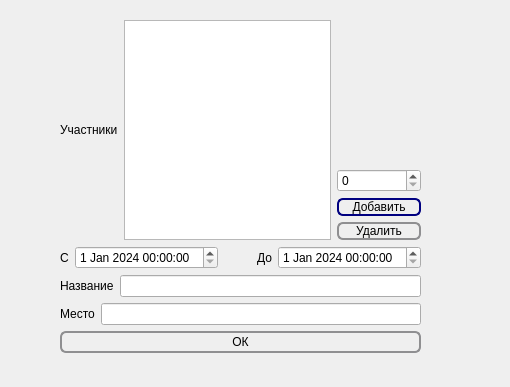
<?xml version="1.0" encoding="UTF-8"?>
<ui version="4.0">
 <class>EditEvent</class>
 <widget class="QDialog" name="EditEvent">
  <property name="geometry">
   <rect>
    <x>0</x>
    <y>0</y>
    <width>510</width>
    <height>387</height>
   </rect>
  </property>
  <property name="windowTitle">
   <string>Dialog</string>
  </property>
  <widget class="QWidget" name="layoutWidget">
   <property name="geometry">
    <rect>
     <x>60</x>
     <y>20</y>
     <width>361</width>
     <height>333</height>
    </rect>
   </property>
   <layout class="QVBoxLayout" name="verticalLayout_3">
    <item>
     <layout class="QHBoxLayout" name="horizontalLayout">
      <item>
       <widget class="QLabel" name="label">
        <property name="text">
         <string>Участники</string>
        </property>
       </widget>
      </item>
      <item>
       <widget class="QListWidget" name="Participants"/>
      </item>
      <item>
       <layout class="QVBoxLayout" name="verticalLayout_2">
        <item>
         <spacer name="verticalSpacer">
          <property name="orientation">
           <enum>Qt::Vertical</enum>
          </property>
          <property name="sizeHint" stdset="0">
           <size>
            <width>20</width>
            <height>40</height>
           </size>
          </property>
         </spacer>
        </item>
        <item>
         <widget class="QSpinBox" name="spinBox"/>
        </item>
        <item>
         <widget class="QPushButton" name="AddButton">
          <property name="styleSheet">
           <string notr="true">QPushButton {
     border: 2px solid #8f8f91;
     border-radius: 6px;
     background-color: qlineargradient(x1: 0, y1: 0, x2: 0, y2: 1,
                                       stop: 0 #f6f7fa, stop: 1 #dadbde);
     min-width: 80px;
 }

 QPushButton:pressed {
     background-color: qlineargradient(x1: 0, y1: 0, x2: 0, y2: 1,
                                       stop: 0 #dadbde, stop: 1 #f6f7fa);
 }

 QPushButton:flat {
     border: none; /* для плоской кнопки границы нет */
 }

 QPushButton:default {
     border-color: navy; /* делаем кнопку по умолчанию выпуклой */
 }
Для кнопки QPushButton с меню используйте субэлемент управления ::menu-indicator.

 QPushButton:open { /* когда собственное меню кнопки раскрыто */
     background-color: qlineargradient(x1: 0, y1: 0, x2: 0, y2: 1,
                                       stop: 0 #dadbde, stop: 1 #f6f7fa);
 }

 QPushButton::menu-indicator {
     image: url(menu_indicator.png);
     subcontrol-origin: padding;
     subcontrol-position: bottom right;
 }

 QPushButton::menu-indicator:pressed, QPushButton::menu-indicator:open {
     position: relative;
     top: 2px; left: 2px; /* сдвигаем стрелку на 2 px */
 }</string>
          </property>
          <property name="text">
           <string>Добавить</string>
          </property>
         </widget>
        </item>
        <item>
         <widget class="QPushButton" name="DeleteButton">
          <property name="styleSheet">
           <string notr="true">QPushButton {
     border: 2px solid #8f8f91;
     border-radius: 6px;
     background-color: qlineargradient(x1: 0, y1: 0, x2: 0, y2: 1,
                                       stop: 0 #f6f7fa, stop: 1 #dadbde);
     min-width: 80px;
 }

 QPushButton:pressed {
     background-color: qlineargradient(x1: 0, y1: 0, x2: 0, y2: 1,
                                       stop: 0 #dadbde, stop: 1 #f6f7fa);
 }

 QPushButton:flat {
     border: none; /* для плоской кнопки границы нет */
 }

 QPushButton:default {
     border-color: navy; /* делаем кнопку по умолчанию выпуклой */
 }
Для кнопки QPushButton с меню используйте субэлемент управления ::menu-indicator.

 QPushButton:open { /* когда собственное меню кнопки раскрыто */
     background-color: qlineargradient(x1: 0, y1: 0, x2: 0, y2: 1,
                                       stop: 0 #dadbde, stop: 1 #f6f7fa);
 }

 QPushButton::menu-indicator {
     image: url(menu_indicator.png);
     subcontrol-origin: padding;
     subcontrol-position: bottom right;
 }

 QPushButton::menu-indicator:pressed, QPushButton::menu-indicator:open {
     position: relative;
     top: 2px; left: 2px; /* сдвигаем стрелку на 2 px */
 }</string>
          </property>
          <property name="text">
           <string>Удалить</string>
          </property>
         </widget>
        </item>
       </layout>
      </item>
     </layout>
    </item>
    <item>
     <layout class="QHBoxLayout" name="horizontalLayout_2">
      <item>
       <widget class="QLabel" name="label_2">
        <property name="text">
         <string>С</string>
        </property>
       </widget>
      </item>
      <item>
       <widget class="QDateTimeEdit" name="startTime">
        <property name="maximumDateTime">
         <datetime>
          <hour>23</hour>
          <minute>59</minute>
          <second>59</second>
          <year>2024</year>
          <month>1</month>
          <day>31</day>
         </datetime>
        </property>
        <property name="minimumDateTime">
         <datetime>
          <hour>0</hour>
          <minute>0</minute>
          <second>0</second>
          <year>2024</year>
          <month>1</month>
          <day>1</day>
         </datetime>
        </property>
        <property name="minimumDate">
         <date>
          <year>2024</year>
          <month>1</month>
          <day>1</day>
         </date>
        </property>
       </widget>
      </item>
      <item>
       <spacer name="horizontalSpacer">
        <property name="orientation">
         <enum>Qt::Horizontal</enum>
        </property>
        <property name="sizeHint" stdset="0">
         <size>
          <width>40</width>
          <height>20</height>
         </size>
        </property>
       </spacer>
      </item>
      <item>
       <widget class="QLabel" name="label_3">
        <property name="text">
         <string>До</string>
        </property>
       </widget>
      </item>
      <item>
       <widget class="QDateTimeEdit" name="endTime">
        <property name="maximumDate">
         <date>
          <year>2024</year>
          <month>1</month>
          <day>31</day>
         </date>
        </property>
        <property name="minimumDate">
         <date>
          <year>2024</year>
          <month>1</month>
          <day>1</day>
         </date>
        </property>
       </widget>
      </item>
     </layout>
    </item>
    <item>
     <layout class="QHBoxLayout" name="horizontalLayout_3">
      <item>
       <widget class="QLabel" name="label_4">
        <property name="text">
         <string>Название</string>
        </property>
       </widget>
      </item>
      <item>
       <widget class="QLineEdit" name="Name"/>
      </item>
     </layout>
    </item>
    <item>
     <layout class="QHBoxLayout" name="horizontalLayout_4">
      <item>
       <widget class="QLabel" name="label_5">
        <property name="text">
         <string>Место</string>
        </property>
       </widget>
      </item>
      <item>
       <widget class="QLineEdit" name="Place"/>
      </item>
     </layout>
    </item>
    <item>
     <widget class="QPushButton" name="OKbutton">
      <property name="styleSheet">
       <string notr="true">QPushButton {
     border: 2px solid #8f8f91;
     border-radius: 6px;
     background-color: qlineargradient(x1: 0, y1: 0, x2: 0, y2: 1,
                                       stop: 0 #f6f7fa, stop: 1 #dadbde);
     min-width: 80px;
	padding: 2px 2px 2px 2px;
 }

 QPushButton:pressed {
     background-color: qlineargradient(x1: 0, y1: 0, x2: 0, y2: 1,
                                       stop: 0 #dadbde, stop: 1 #f6f7fa);
 }

 QPushButton:flat {
     border: none; /* для плоской кнопки границы нет */
 }

 QPushButton:default {
     border-color: navy; /* делаем кнопку по умолчанию выпуклой */
 }
Для кнопки QPushButton с меню используйте субэлемент управления ::menu-indicator.

 QPushButton:open { /* когда собственное меню кнопки раскрыто */
     background-color: qlineargradient(x1: 0, y1: 0, x2: 0, y2: 1,
                                       stop: 0 #dadbde, stop: 1 #f6f7fa);
 }

 QPushButton::menu-indicator {
     image: url(menu_indicator.png);
     subcontrol-origin: padding;
     subcontrol-position: bottom right;
 }

 QPushButton::menu-indicator:pressed, QPushButton::menu-indicator:open {
     position: relative;
     top: 2px; left: 2px; /* сдвигаем стрелку на 2 px */
 }</string>
      </property>
      <property name="text">
       <string>ОК</string>
      </property>
     </widget>
    </item>
   </layout>
  </widget>
 </widget>
 <resources/>
 <connections/>
</ui>
